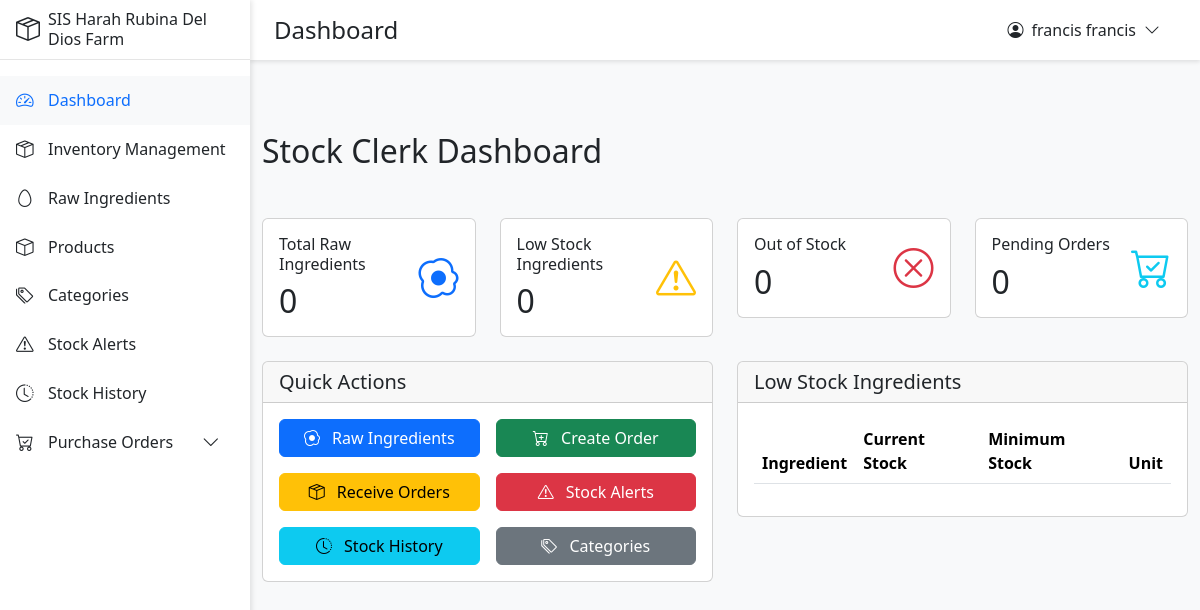
The app's page /roles/stock_clerk/dashboard.php (signed in), older data.
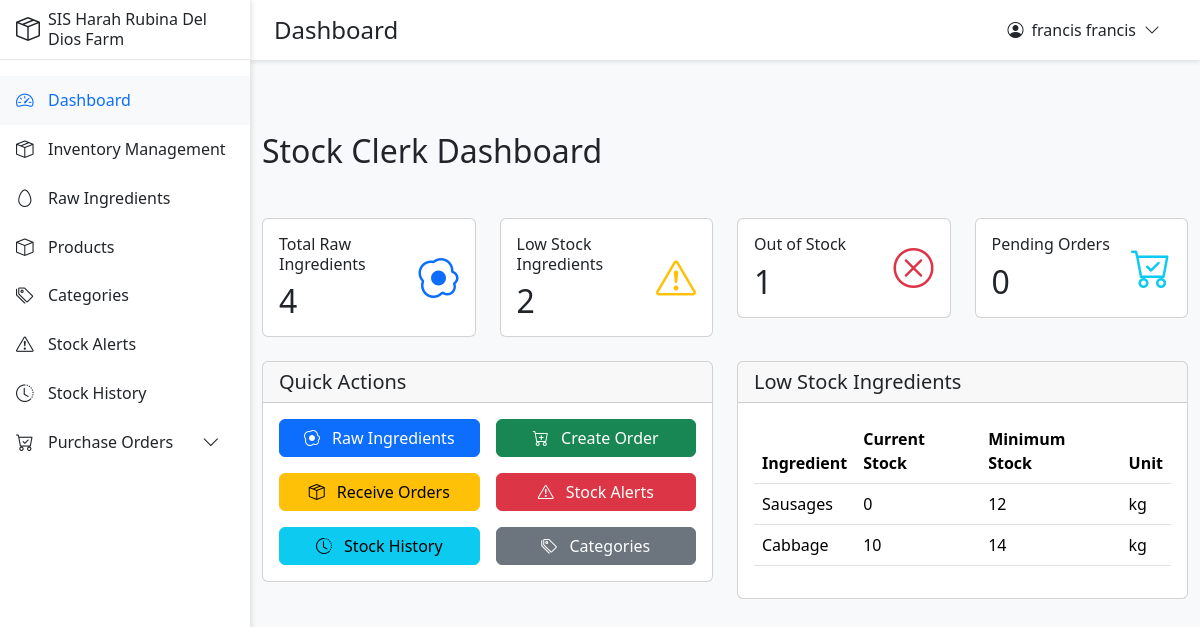
The same page, newer data.
### tables this page shows
CREATE TABLE `tbl_raw_ingredients` (
  `raw_ingredient_id` int(11) NOT NULL,
  `raw_name` varchar(255) NOT NULL,
  `raw_description` text DEFAULT NULL,
  `raw_unit_of_measure` varchar(50) DEFAULT NULL,
  `raw_stock_quantity` int(11) DEFAULT 0,
  `raw_cost_per_unit` decimal(10,2) DEFAULT NULL,
  `raw_reorder_level` int(11) DEFAULT NULL,
  `supplier_id` int(11) DEFAULT NULL,
  `category_id` int(11) DEFAULT NULL,
  `raw_created_at` timestamp NOT NULL DEFAULT current_timestamp(),
  `employee_id` int(11) DEFAULT NULL,
  `raw_stock_in` int(11) DEFAULT 0,
  `raw_stock_out` int(11) DEFAULT 0
);

### roles/stock_clerk/dashboard.php (the view, shortened to what the changed rows need)
<?php
require_once '../../config/database.php';
require_once '../../includes/header.php';
$total_ingredients = $conn->query("SELECT COUNT(*) as count FROM tbl_raw_ingredients")->fetch_assoc()['count'];
$low_stock_ingredients = $conn->query("SELECT COUNT(*) as count FROM tbl_raw_ingredients WHERE raw_stock_quantity <= raw_reorder_level")->fetch_assoc()['count'];
$out_of_stock_ingredients = $conn->query("SELECT COUNT(*) as count FROM tbl_raw_ingredients WHERE raw_stock_quantity = 0")->fetch_assoc()['count'];
$pending_orders = $conn->query("SELECT COUNT(*) as count FROM tbl_purchase_order_list WHERE status IN ('ordered', 'partially_received')")->fetch_assoc()['count'];
$low_stock_list = $conn->query("
    SELECT ri.raw_name, ri.raw_stock_quantity, ri.raw_reorder_level, ri.raw_unit_of_measure
    FROM tbl_raw_ingredients ri
    WHERE ri.raw_stock_quantity <= ri.raw_reorder_level
    ORDER BY ri.raw_stock_quantity ASC
    LIMIT 5
");
?>
<div class="container-fluid py-4">
    <div class="row mb-4">
        <div class="col">
            <h2 class="mb-4">Stock Clerk Dashboard</h2>
        </div>
    </div>
    <div class="row mb-4">
        <div class="col-md-3">
            <div class="card">
                <div class="card-body">
                    <div class="d-flex justify-content-between align-items-center">
                        <div>
                            <h6 class="card-title mb-0">Total Raw Ingredients</h6>
                            <h2 class="mt-2 mb-0"><?php echo $total_ingredients; ?></h2>
                        </div>
                    </div>
                </div>
            </div>
        </div>
        <div class="col-md-3">
            <div class="card">
                <div class="card-body">
                    <div class="d-flex justify-content-between align-items-center">
                        <div>
                            <h6 class="card-title mb-0">Low Stock Ingredients</h6>
                            <h2 class="mt-2 mb-0"><?php echo $low_stock_ingredients; ?></h2>
                        </div>
                    </div>
                </div>
            </div>
        </div>
        <div class="col-md-3">
            <div class="card">
                <div class="card-body">
                    <div class="d-flex justify-content-between align-items-center">
                        <div>
                            <h6 class="card-title mb-0">Out of Stock</h6>
                            <h2 class="mt-2 mb-0"><?php echo $out_of_stock_ingredients; ?></h2>
                        </div>
                    </div>
                </div>
            </div>
        </div>
        <div class="col-md-3">
            <div class="card">
                <div class="card-body">
                    <div class="d-flex justify-content-between align-items-center">
                        <div>
                            <h2 class="mt-2 mb-0"><?php echo $pending_orders; ?></h2>
                        </div>
                    </div>
                </div>
            </div>
        </div>
    </div>
    <div class="row">
        <div class="col-md-6">
            <div class="card">
                <div class="card-body">
                    <div class="table-responsive">
                        <table class="table table-hover">
                            <thead>
                                <tr>
                                    <th>Ingredient</th>
                                    <th>Current Stock</th>
                                    <th>Minimum Stock</th>
                                    <th>Unit</th>
                                </tr>
                            </thead>
                            <tbody>
                                <?php while ($ingredient = $low_stock_list->fetch_assoc()): ?>
                                    <tr>
                                        <td><?php echo htmlspecialchars($ingredient['raw_name']); ?></td>
                                        <td><?php echo $ingredient['raw_stock_quantity']; ?></td>
                                        <td><?php echo $ingredient['raw_reorder_level']; ?></td>
                                        <td><?php echo $ingredient['raw_unit_of_measure']; ?></td>
                                    </tr>
                                <?php endwhile; ?>
                            </tbody>
                        </table>
                    </div>
                </div>
            </div>
        </div>
    </div>
</div>
<?php require_once '../../includes/footer.php'; ?>

Row changes from the older to the newer data that the page shows:
added tbl_raw_ingredients: raw_name "Sausages", raw_stock_quantity "0", raw_reorder_level "12", raw_unit_of_measure "kg"
added tbl_raw_ingredients: raw_name "Cabbage", raw_stock_quantity "10", raw_reorder_level "14", raw_unit_of_measure "kg"
Text that changed along with them:
$total_ingredients: "0" → "4"
$low_stock_ingredients: "0" → "2"
$out_of_stock_ingredients: "0" → "1"
